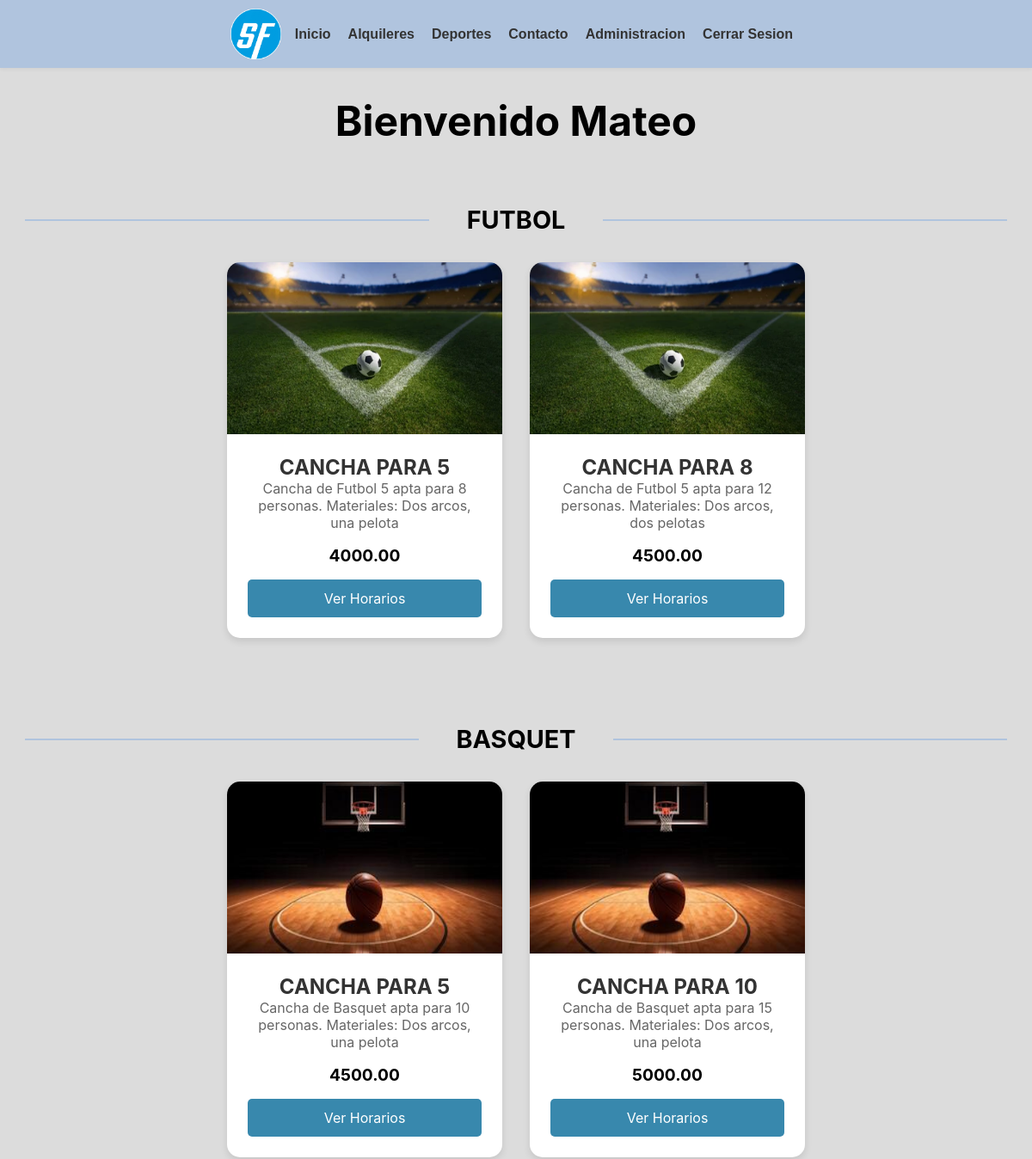
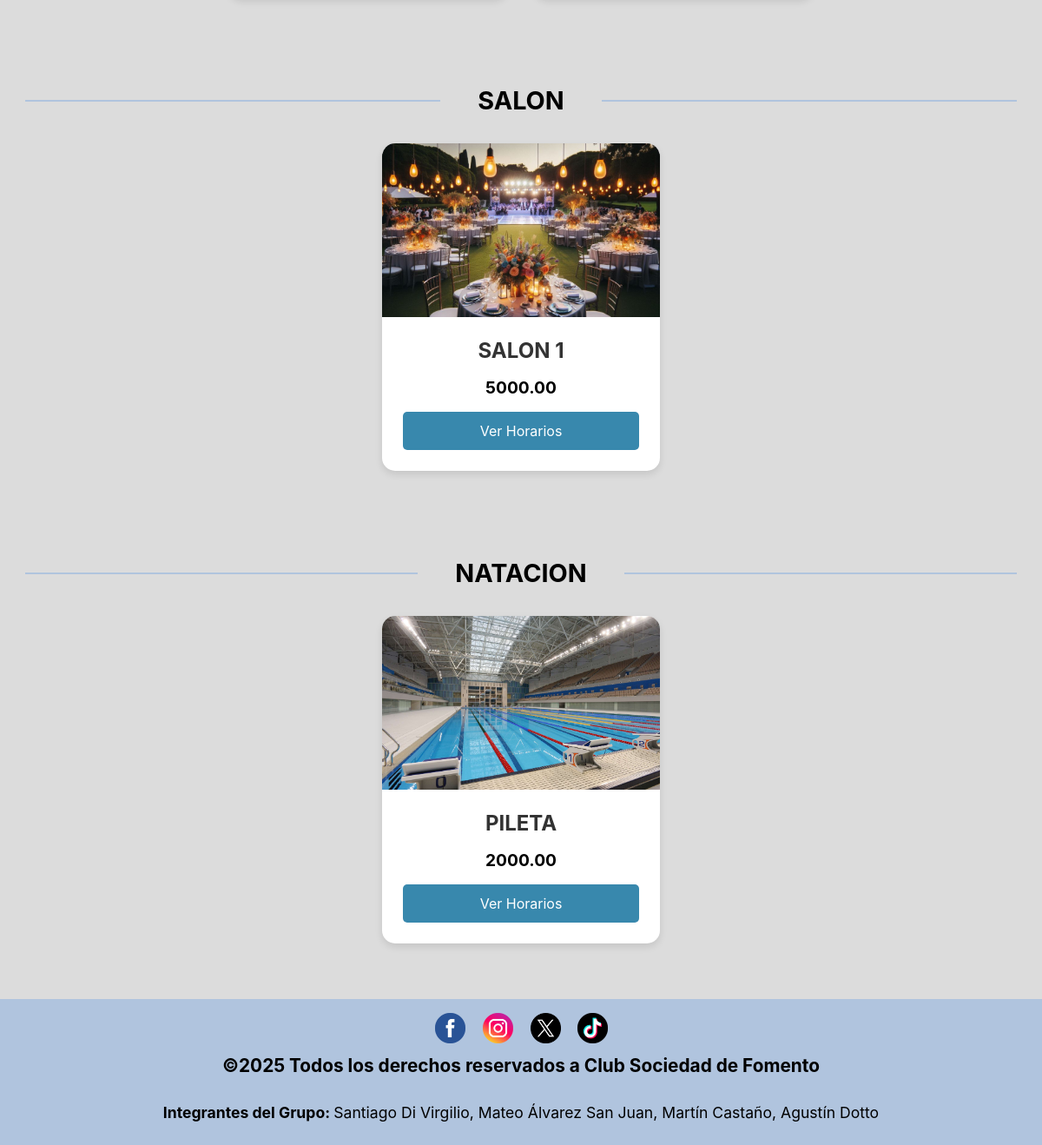
/alquileres.php (signed in), run on the app's committed database (2 pictures, top to bottom).
### tables this page shows
CREATE TABLE `usuarios` (
  `id_usuario` int(5) NOT NULL,
  `nombre` varchar(10) NOT NULL,
  `clave` varchar(255) NOT NULL,
  `dni` varchar(15) NOT NULL,
  `email` varchar(100) NOT NULL,
  `telefono` varchar(20) NOT NULL,
  `fecha_alta` date NOT NULL,
  `rol` varchar(20) NOT NULL,
  `id_sesion` varchar(255) DEFAULT NULL
);

CREATE TABLE `deportes` (
  `id_deporte` int(5) NOT NULL,
  `nombre` varchar(50) NOT NULL,
  `descripcion` varchar(255) NOT NULL,
  `cupo_maximo` int(5) NOT NULL
);

CREATE TABLE `canchas` (
  `id_cancha` int(5) NOT NULL,
  `nombre` varchar(50) NOT NULL,
  `tipo` varchar(30) NOT NULL,
  `descripcion` varchar(255) NOT NULL,
  `precio_hora` decimal(10,2) NOT NULL
);

### alquileres.php (the view, shortened to what this page needs)
<!DOCTYPE html>
<html lang="es">
<head>
	<link rel="stylesheet" href="https://cdnjs.cloudflare.com/ajax/libs/font-awesome/4.7.0/css/font-awesome.min.css">
	<link rel="stylesheet" type="text/css" href="css/estilos.css">
</head>
<body>
	<header>
		<a href="index.php"><img src="imagenes/logo.webp" alt="Logo de la página" class="logo"></a>
	<?php
    include("NAV.php");
    include("conexion.php");
    ?>
    </header>
<?php
        $conexdeportes = mysqli_query($conexion, "SELECT * FROM deportes");
?>
        <h2 class="perfil">
        <?php
          if(isset($_SESSION['id_usuario'])){
            $id_usuario_actual = $_SESSION['id_usuario'];
            $stmt_usuario = mysqli_prepare($conexion, "SELECT nombre FROM usuarios WHERE id_usuario = ?");
            mysqli_stmt_bind_param($stmt_usuario, "i", $id_usuario_actual);
            mysqli_stmt_execute($stmt_usuario);
            $resultado_usuario = mysqli_stmt_get_result($stmt_usuario);
            if($usuario_actual = mysqli_fetch_assoc($resultado_usuario)){
              echo "Bienvenido " . htmlspecialchars($usuario_actual["nombre"]);
            }
          }
          ?>
          </h2>
        <?php while($deportes = mysqli_fetch_assoc($conexdeportes)){?>
            <section class="titulo_deportes" id="<?php echo htmlspecialchars($deportes["nombre"]); ?>">
                <h2><span><?php echo htmlspecialchars($deportes["nombre"]); ?></span></h2>
                <div class="canchas-container">
                    <?php $canchas = mysqli_query($conexion, "SELECT * FROM canchas"); ?>
                    <?php while($varcanchas = mysqli_fetch_assoc($canchas)){?>
                        <?php if($varcanchas["tipo"] == $deportes["nombre"]){?>
                            <div class="cancha-card">
                                <img src="imagenes/<?php echo $varcanchas['tipo'].'.png'; ?>" alt="<?php echo $varcanchas['nombre']; ?>">
                            <div class="cancha-card-body">
                                <h4><?php echo $varcanchas["nombre"]; ?></h4>
                                <p><?php echo $varcanchas["descripcion"]; ?></p>
                                <p class="precio"><?php echo $varcanchas["precio_hora"]; ?></p>
                                <button class="btn-ver-horarios" data-cancha-id="<?php echo $varcanchas['id_cancha']; ?>" data-cancha-nombre="<?php echo htmlspecialchars($varcanchas['nombre'], ENT_QUOTES); ?>">Ver Horarios</button>
                            </div>
                            </div>
                        <?php }?>
                    <?php }?>
                </div>
            </section>
        <?php }?>
<footer>
<?php
    include("FOOTER.php");
?>
</footer>
</body>
</html>

### css/estilos.css (style rules this page uses)
* { padding: 0; margin: 0; }
body { background-color: #dcdcdc; font-family: -apple-system, BlinkMacSystemFont, "Segoe UI", Roboto, Helvetica, Arial, sans-serif, "Apple Color Emoji", "Segoe UI Emoji", "Segoe UI Symbol"; font-size: 1.3rem; background-size: cover; background-position: center; min-height: 100vh; / background-attachment: fixed; display: flex; flex-direction: column; }
header { text-align: center; background-color: #b0c4de; padding: 10px; position: relative; align-items: center; box-shadow: 0 2px 4px rgba(0, 0, 0, 0.05); }
a { text-decoration: none; color:rgb(42, 75, 138); }
.logo { width: 5%; display: inline-block; vertical-align: middle; }
.titulo_deportes { text-align: center; margin-top: 3%; margin-bottom: 2rem; }
.titulo_deportes h2 { display: flex; align-items: center; justify-content: center; font-size: 1.8rem; color: #000000; margin: 0; width: 100%; }
.titulo_deportes h2::before, .titulo_deportes h2::after { content: ''; flex-grow: 1; height: 2px; background-color: #b0c4de; margin: 0 1em; }
.titulo_deportes h2 span { background-color: #dcdcdc; padding: 0 0.5em; }
.canchas-container { display: flex; flex-wrap: wrap; gap: 2rem; justify-content: center; padding: 2rem 0; }
.cancha-card { background-color: #fff; border-radius: 15px; box-shadow: 0 4px 8px rgba(0, 0, 0, 0.1); overflow: hidden; width: 320px; transition: transform 0.3s ease, box-shadow 0.3s ease; display: flex; flex-direction: column; }
.cancha-card img { width: 100%; height: 200px; object-fit: cover; }
.cancha-card-body { padding: 1.5rem; display: flex; flex-direction: column; flex-grow: 1; }
.cancha-card-body h4 { margin-top: 0; font-size: 1.5rem; color: #333; }
.cancha-card-body p { font-size: 1rem; color: #666; flex-grow: 1; }
.cancha-card-body .precio { font-size: 1.2rem; font-weight: bold; color: #000; margin-top: 1rem; }
.titulo_deportes h2 span { background-color: #dcdcdc; padding: 0 0.5em; white-space: nowrap; }
footer { background-color: #b0c4de; text-align: center; padding: 1rem 0; }
.perfil { color: #000000; text-align: center; margin: 2rem; font-family: -apple-system, BlinkMacSystemFont, "Segoe UI", Roboto, Helvetica, Arial, sans-serif, "Apple Color Emoji", "Segoe UI Emoji", "Segoe UI Symbol"; font-size: 3rem; }
.btn-ver-horarios { display: block; background-color: #3888ad; color: #ffffff; text-align: center; padding: 0.75rem 1rem; text-decoration: none; border-radius: 5px; margin-top: 1rem; transition: background-color 0.3s ease; border: none; cursor: pointer; width: 100%; font-family: inherit; font-size: 1rem; }

### data on the page
usuarios: nombre "Mateo"
deportes: nombre "FUTBOL"
canchas: tipo (picture), nombre "CANCHA PARA 5", descripcion "Cancha de Futbol 5 apta para 8 personas. Materiales: Dos arcos, una pelota", precio_hora "4000.00"
canchas: tipo (picture), nombre "CANCHA PARA 8", descripcion "Cancha de Futbol 5 apta para 12 personas. Materiales: Dos arcos, dos pelotas", precio_hora "4500.00"
deportes: nombre "BASQUET"
canchas: tipo (picture), nombre "CANCHA PARA 5", descripcion "Cancha de Basquet apta para 10 personas. Materiales: Dos arcos, una pelota", precio_hora "4500.00"
canchas: tipo (picture), nombre "CANCHA PARA 10", descripcion "Cancha de Basquet apta para 15 personas. Materiales: Dos arcos, una pelota", precio_hora "5000.00"
deportes: nombre "SALON"
canchas: tipo (picture), nombre "SALON 1", precio_hora "5000.00"
deportes: nombre "NATACION"
canchas: tipo (picture), nombre "PILETA", precio_hora "2000.00"
